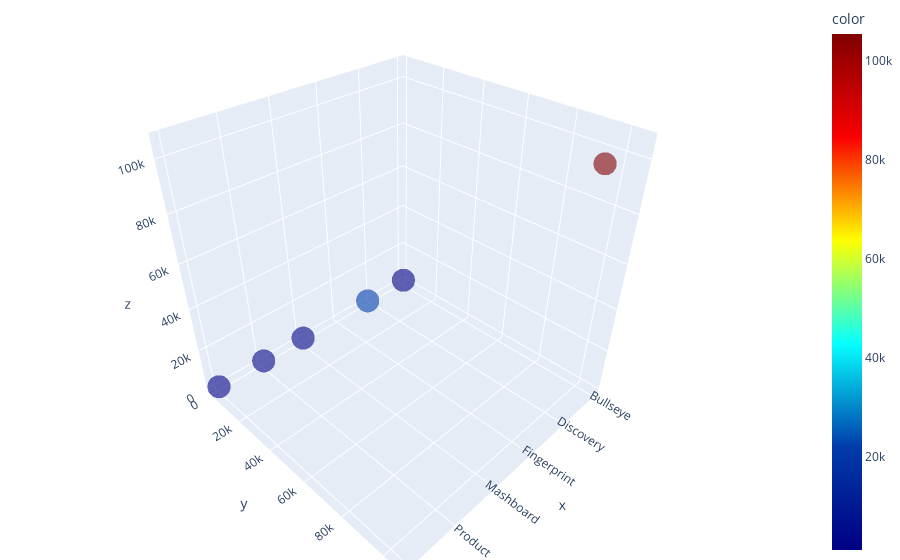

The code cell stored with this chart in its notebook:
### Markdown cell above
### 3D Plot of Genre Play Dates

### Code cell
# Visualizing Genres by First and subsequent play dates
date_genre_group = r4.groupby('Genre')['Play_Date'].count()
id_first_play_date = r4.groupby('Genre')['First_Play_Date'].count()

fig = px.scatter_3d(r4, x = genre_vis, y = genre_vals, z = id_first_play_date, color = date_genre_group, size_max=18, opacity=0.6,\
                   color_continuous_scale='jet')
fig.update_layout(margin=dict(l=0, r=0, b=0, t=0))

### Figure 1 — Plotly figure (JSON) as saved in the notebook; plotly's stock layout.template omitted (floating-point values rounded to 4 significant figures)
{"data": [{"hovertemplate": "x=%{x}<br>y=%{y}<br>z=%{z}<br>color=%{marker.color}<extra></extra>", "legendgroup": "", "marker": {"color": [1183, 105489, 21802, 2339, 2711, 1426], "coloraxis": "coloraxis", "opacity": 0.6, "symbol": "circle"}, "mode": "markers", "name": "", "scene": "scene", "showlegend": false, "type": "scatter3d", "x": ["Bullseye", "Discovery", "Fingerprint", "Mashboard", "Product", "Spider"], "y": [1183, 105489, 21802, 2339, 2711, 1426], "z": [1183, 105489, 21802, 2339, 2711, 1426]}], "layout": {"coloraxis": {"colorbar": {"title": {"text": "color"}}, "colorscale": [[0, "rgb(0,0,131)"], [0.2, "rgb(0,60,170)"], [0.4, "rgb(5,255,255)"], [0.6, "rgb(255,255,0)"], [0.8, "rgb(250,0,0)"], [1, "rgb(128,0,0)"]]}, "legend": {"tracegroupgap": 0}, "margin": {"b": 0, "l": 0, "r": 0, "t": 0}, "scene": {"domain": {"x": [0, 1], "y": [0, 1]}, "xaxis": {"title": {"text": "x"}}, "yaxis": {"title": {"text": "y"}}, "zaxis": {"title": {"text": "z"}}}}}
